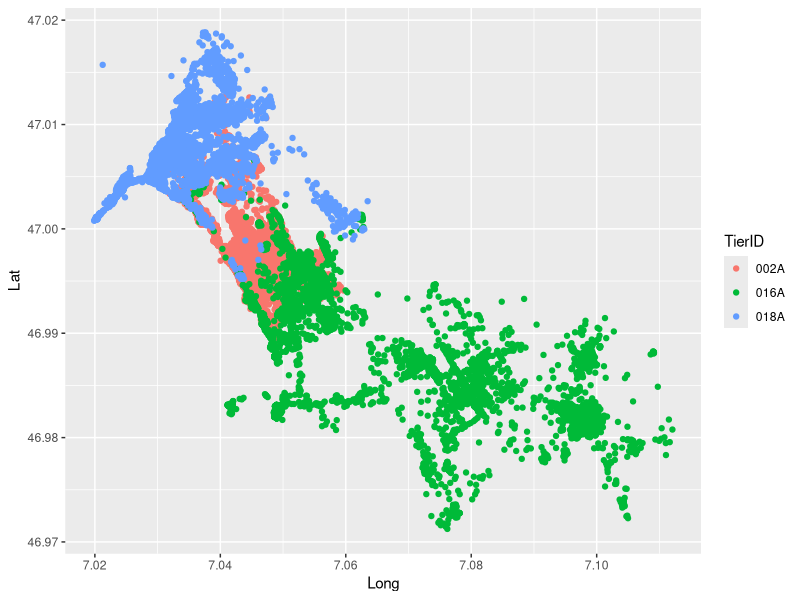

Write R code to recreate this figure.
# Load Pacakges ####

library(readr)        # to import tabular data (e.g. csv)
library(dplyr)        # to manipulate (tabular) data
library(ggplot2)      # to visualize data

# Task 1: Import data ####

wildschwein = read_delim("./data/wildschwein_BE.csv", delim = ",")
str(wildschwein)

# Task 2: Explore Data ####

ggplot(wildschwein, aes(Long, Lat, colour = TierID)) +
  geom_point()
